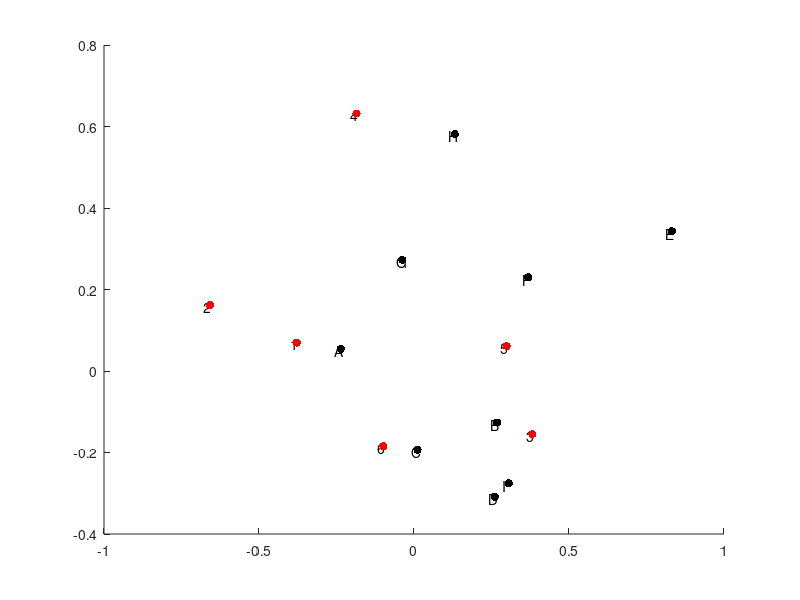
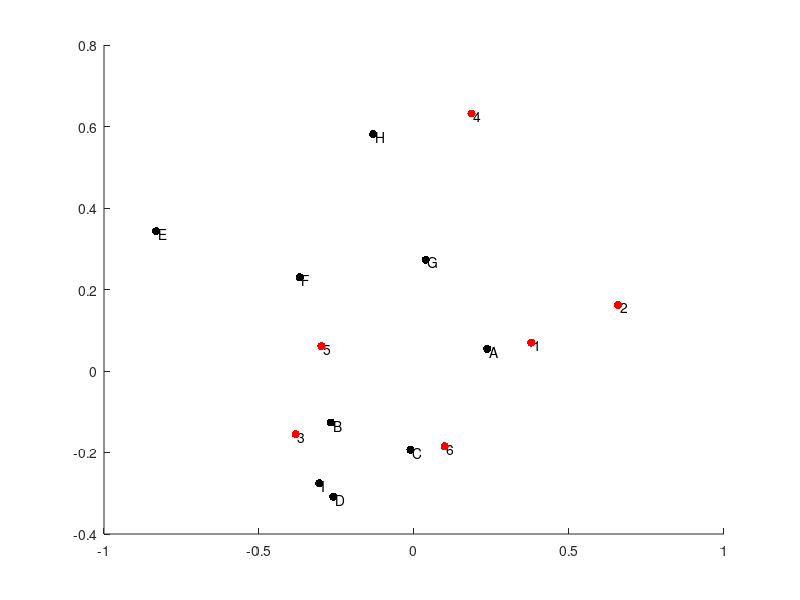
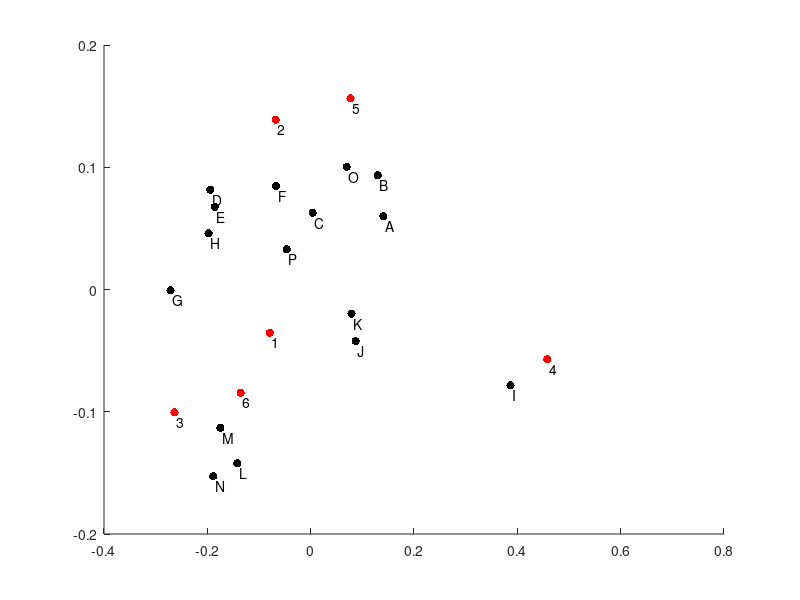

These figures' MATLAB source, in order:
txt1 = ['1', '2', '3', '4', '5', '6'];
txt2 = ['A','B','C','D','E' ,'F','G','H','I'];
txt3 =['1','2','3','4','5','6'];
txt4 = ['A','B','C','D','E','F','G','H','I','J','K','L','M','N','O','P'];
K = [58 19 1 33 110 163;
5 1 1 1 31 25;
20 3 2 10 78 121;
1 0 0 0 12 14;
1 0 0 2 28 3;
1 0 1 4 16 10;
6 2 1 7 19 17;
3 0 0 10 19 12;
3 0 1 0 30 31];
[n,p] = size(K);
sumK = sum(sum(K));
F = K/ sumK;
Dp = diag(sum(F,1));
Dn = diag(sum(F,2));
S_star = (Dp.^0.5\F')*((Dn\F) / (Dp.^0.5));
[U, T] = eig(S_star);
[~,idx] = sort(diag(T),'descend');
U = U(:,idx);
Phi = (Dp.^0.5)\U;
lambda =diag(T);
lambda = lambda(idx);
sqlambda2 = sqrt(lambda(2));
sqlambda3= sqrt(lambda(3));
phi2 = sqlambda2 * Phi(:,2);
phi3 = sqlambda3 * Phi(:,3);
psi2 = Dn\F*Phi(:,2);
psi3 = Dn\F*Phi(:,3);
x = [phi2; psi2];
y = [phi3; psi3];
c = [repmat([1 0 0],size(phi2,1),1) ; repmat([0 0 0],size(psi2,1),1)];
figure();
dx = phi2(2)*0.03;
dy = phi3(3)*0.03;
for k=1:p
text(x(k)+dx,y(k)+dy,txt1(k));
end
for k=p + 1: n+p
text(x(k)+ dx,y(k) + dy,txt2(k - p));
end
hold on;
scatter(x,y,[],c,'filled');

F = F - sum(F,2)*sum(F,1);
S_star = (Dp.^0.5\F')*((Dn\F) / (Dp.^0.5));
[U, T] = eig(S_star);
[~,idx] = sort(diag(T),'descend');
U = U(:,idx);
Phi = (Dp.^0.5)\U;
lambda =diag(T);
lambda = lambda(idx);
sqlambda1 = sqrt(lambda(1));
sqlambda2= sqrt(lambda(2));
phi1 = sqlambda1 * Phi(:,1);
phi2 = sqlambda2 * Phi(:,2);
psi1 = Dn\F*Phi(:,1);
psi2 = Dn\F*Phi(:,2);
x = [phi1; psi1];
y = [phi2; psi2];
c = [repmat([1 0 0],size(phi1,1),1) ; repmat([0 0 0],size(psi1,1),1)];
figure();
dx = phi2(2)*0.04;
dy = phi3(3)*0.04;
for k=1:p
text(x(k)+dx,y(k)+dy,txt1(k));
end
for k=p + 1: n+p
text(x(k)+ dx,y(k) + dy,txt2(k - p));
end
hold on;
scatter(x,y,[],c,'filled');

K =[190.33 43.77 9.73 60.54 49.01 9.04;
135.20 36.40 10.47 44.16 36.49 3.94;
95.21 22.83 9.30 22.44 22.81 2.80;
104.78 25.11 6.40 9.89 18.17 3.25;
128.41 27.63 8.94 12.58 23.99 3.27;
145.68 32.83 17.79 27.29 39.09 3.47;
159.37 33.38 18.37 11.81 25.29 5.22;
116.22 29.57 13.24 13.76 21.75 6.04;
221.11 38.64 12.53 115.65 50.82 5.89;
144.98 29.12 11.67 42.60 27.30 5.74;
169.92 32.75 12.72 47.12 34.35 5.00;
153.11 23.09 15.62 23.54 18.18 6.39;
144.92 21.26 16.96 19.52 21.75 6.73;
140.54 21.50 17.64 19.19 15.97 4.94;
115.84 30.26 12.20 33.61 33.77 3.85;
101.18 23.26 8.46 20.20 20.50 4.30];
[n,p] = size(K);
sumK = sum(sum(K));
F = K/ sumK;
Dp = diag(sum(F,1));
Dn = diag(sum(F,2));
F = F - sum(F,2)*sum(F,1);
S_star = (Dp.^0.5\F')*((Dn\F) / (Dp.^0.5));
[U, T] = eig(S_star);
[~,idx] = sort(diag(T),'descend');
U = U(:,idx);
Phi = (Dp.^0.5)\U;
lambda =diag(T);
lambda = lambda(idx);
sqlambda1 = sqrt(lambda(1));
sqlambda2= sqrt(lambda(2));
phi1 = sqlambda1 * Phi(:,1);
phi2 = sqlambda2 * Phi(:,2);
psi1 = Dn\F*Phi(:,1);
psi2 = Dn\F*Phi(:,2);
x = [phi1; psi1];
y = [phi2; psi2];
c = [repmat([1 0 0],size(phi1,1),1) ; repmat([0 0 0],size(psi1,1),1)];
figure();
dx = phi2(2)*0.03;
dy = phi3(3)*0.05;
for k=1:p
text(x(k)+dx,y(k)+dy,txt3(k));
end
for k=p + 1: n+p
text(x(k)+ dx,y(k) + dy,txt4(k - p));
end
hold on;
scatter(x,y,[],c,'filled');


